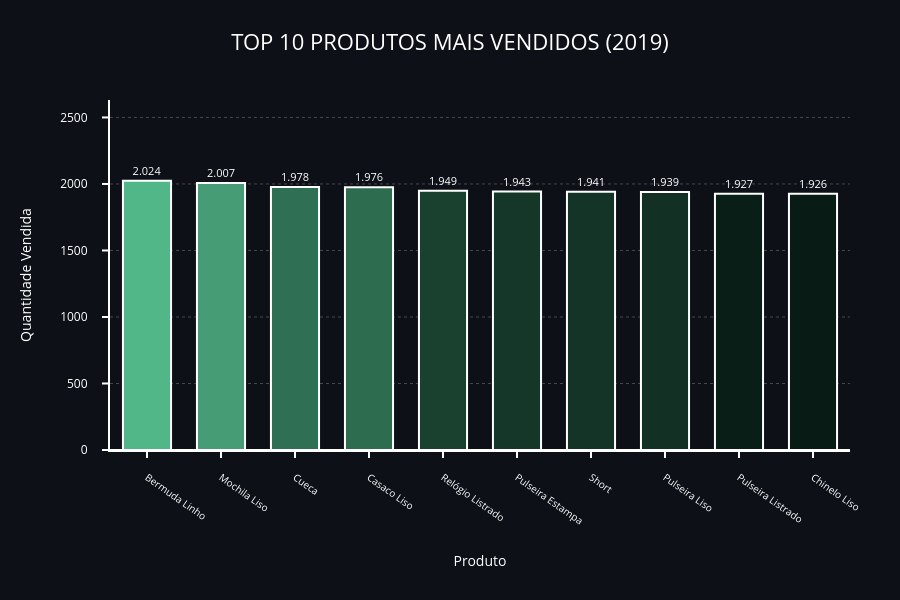

The cell this chart's notebook holds for it:
### Markdown cell above
## 📦 Produtos Mais Vendidos

Análise dos produtos com maior volume de vendas.

### Code cell
#Top 10 produtos mais vendidos
top_produtos = produtos_mais_vendidos.head(10)

valores_formatados_produtos = [
    f"{v:,.0f}".replace(",", ".")
    for v in top_produtos.values
]

fig_produtos = px.bar(
    x=top_produtos.index,
    y=top_produtos.values,
    text=valores_formatados_produtos,
    title="TOP 10 PRODUTOS MAIS VENDIDOS (2019)",
    labels={'x': 'Produto', 'y': 'Quantidade Vendida'},
    color=top_produtos.values,

    color_continuous_scale=[
        "#081C15",
        "#1B4332",
        "#2D6A4F",
        "#40916C",
        "#52B788"
    ],

    height=600
)

fig_produtos.update_traces(
    textposition='outside',
    textfont=dict(size=11, color='white'),

    marker=dict(
        line=dict(color='white', width=2)
    ),

    customdata=valores_formatados_produtos,
    hovertemplate=
    "Produto: %{x}<br>" +
    "Quantidade: %{customdata}" +
    "<extra></extra>"
)

fig_produtos.update_yaxes(
    range=[0, top_produtos.max() * 1.3],
    color='white',

    showline=True,
    linecolor='white',
    linewidth=2,

    showgrid=True,
    gridcolor='rgba(200,200,200,0.3)',
    griddash='dot',

    ticks="outside",
    ticklen=6,
    tickwidth=2,

    ticklabelstandoff=12,
    title_standoff=25
)

fig_produtos.update_xaxes(
    color='white',

    showline=True,
    linecolor='white',
    linewidth=2,

    tickangle=35,  
    tickfont=dict(size=10),

    ticks="outside",
    ticklen=6,
    tickwidth=2,

    ticklabelstandoff=10,
    title_standoff=30,
    automargin=True
)

fig_produtos.update_layout(
    margin=dict(t=100, l=110, r=50, b=150),  
    bargap=0.35,

    plot_bgcolor='#0d1117',
    paper_bgcolor='#0d1117',
    font=dict(color='white'),

    title_font_size=22,
    title_x=0.5,

    hoverlabel=dict(
        bgcolor="black",
        font_size=12,
        font_color="white"
    ),

    coloraxis_showscale=False
)

fig_produtos.show()

### Figure 1 — Plotly figure (JSON) as saved in the notebook; plotly's stock layout.template omitted (floating-point values rounded to 4 significant figures)
{"data": [{"alignmentgroup": "True", "customdata": ["2.024", "2.007", "1.978", "1.976", "1.949", "1.943", "1.941", "1.939", "1.927", "1.926"], "hovertemplate": "Produto: %{x}<br>Quantidade: %{customdata}<extra></extra>", "legendgroup": "", "marker": {"color": [2024, 2007, 1978, 1976, 1949, 1943, 1941, 1939, 1927, 1926], "coloraxis": "coloraxis", "line": {"color": "white", "width": 2}, "pattern": {"shape": ""}}, "name": "", "offsetgroup": "", "orientation": "v", "showlegend": false, "text": ["2.024", "2.007", "1.978", "1.976", "1.949", "1.943", "1.941", "1.939", "1.927", "1.926"], "textfont": {"color": "white", "size": 11}, "textposition": "outside", "type": "bar", "x": ["Bermuda Linho", "Mochila Liso", "Cueca", "Casaco Liso", "Relógio Listrado", "Pulseira Estampa", "Short", "Pulseira Liso", "Pulseira Listrado", "Chinelo Liso"], "xaxis": "x", "y": [2024, 2007, 1978, 1976, 1949, 1943, 1941, 1939, 1927, 1926], "yaxis": "y"}], "layout": {"bargap": 0.35, "barmode": "relative", "coloraxis": {"colorbar": {"title": {"text": "color"}}, "colorscale": [[0, "#081C15"], [0.25, "#1B4332"], [0.5, "#2D6A4F"], [0.75, "#40916C"], [1, "#52B788"]], "showscale": false}, "font": {"color": "white"}, "height": 600, "hoverlabel": {"bgcolor": "black", "font": {"color": "white", "size": 12}}, "legend": {"tracegroupgap": 0}, "margin": {"b": 150, "l": 110, "r": 50, "t": 100}, "paper_bgcolor": "#0d1117", "plot_bgcolor": "#0d1117", "title": {"font": {"size": 22}, "text": "TOP 10 PRODUTOS MAIS VENDIDOS (2019)", "x": 0.5}, "xaxis": {"anchor": "y", "automargin": true, "color": "white", "domain": [0, 1], "linecolor": "white", "linewidth": 2, "showline": true, "tickangle": 35, "tickfont": {"size": 10}, "ticklabelstandoff": 10, "ticklen": 6, "ticks": "outside", "tickwidth": 2, "title": {"standoff": 30, "text": "Produto"}}, "yaxis": {"anchor": "x", "color": "white", "domain": [0, 1], "gridcolor": "rgba(200,200,200,0.3)", "griddash": "dot", "linecolor": "white", "linewidth": 2, "range": [0, 2631.0], "showgrid": true, "showline": true, "ticklabelstandoff": 12, "ticklen": 6, "ticks": "outside", "tickwidth": 2, "title": {"standoff": 25, "text": "Quantidade Vendida"}}}}
